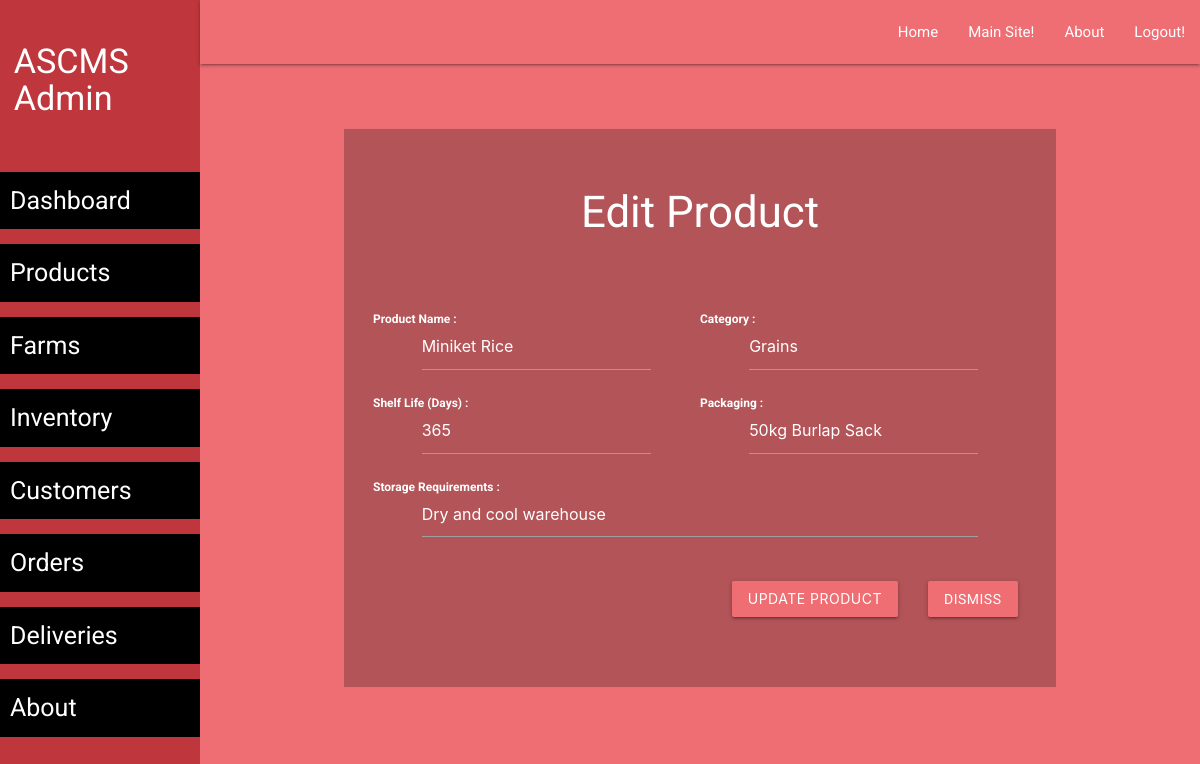
Page /admin/product-edit.php?id=1 (signed in) on the committed database.
### tables this page shows
CREATE TABLE `product` (
    `product_id` INT AUTO_INCREMENT PRIMARY KEY,
    `name` VARCHAR(100) NOT NULL,
    `category` VARCHAR(50),
    `storage_req` TEXT,
    `shelf_life_days` INT,
    `packaging` VARCHAR(50)
);

### admin/product-edit.php (the view, shortened to what this page needs)
<?php require('layout/header.php'); ?>
<?php require('layout/left-sidebar-long.php'); ?>
<?php require('layout/topnav.php'); ?>
<?php require('layout/left-sidebar-short.php'); ?>
<?php
require('../backends/connection-pdo.php');
$id = $_GET['id'];
$sql = 'SELECT * FROM product WHERE product_id = ?';
$query = $pdoconn->prepare($sql);
$query->execute([$id]);
$product = $query->fetch(PDO::FETCH_ASSOC);
?>
<div class="section white-text" style="background: #B35458;">
	<div class="section">
		<h3>Edit Product</h3>
	</div>
    <div class="section center" style="padding: 40px;">
        <form action="../backends/admin/product-edit.php" method="post">
            <div class="row">
                <div class="col s6">
                    <div class="input-field">
                        <input id="name" name="name" type="text" value="<?php echo $product['name']; ?>" class="validate" style="color: white; width: 70%" required>
                        <label class="active" for="name" style="color: white;"><b>Product Name :</b></label>
                    </div>
                </div>
                <div class="col s6">
                    <div class="input-field">
                        <input id="category" name="category" type="text" value="<?php echo $product['category']; ?>" class="validate" style="color: white; width: 70%" required>
                        <label class="active" for="category" style="color: white;"><b>Category :</b></label>
                    </div>
                </div>
            </div>
            <div class="row">
                <div class="col s6">
                    <div class="input-field">
                        <input id="shelf_life" name="shelf_life" type="number" value="<?php echo $product['shelf_life_days']; ?>" class="validate" style="color: white; width: 70%" required>
                        <label class="active" for="shelf_life" style="color: white;"><b>Shelf Life (Days) :</b></label>
                    </div>
                </div>
                <div class="col s6">
                    <div class="input-field">
                        <input id="packaging" name="packaging" type="text" value="<?php echo $product['packaging']; ?>" class="validate" style="color: white; width: 70%" required>
                        <label class="active" for="packaging" style="color: white;"><b>Packaging :</b></label>
                    </div>
                </div>
            </div>
            <div class="row">
                <div class="col s12">
                    <div class="input-field">
                        <textarea id="storage_req" name="storage_req" class="materialize-textarea" style="color: white; width: 85%"><?php echo $product['storage_req']; ?></textarea>
                        <label class="active" for="storage_req" style="color: white;"><b>Storage Requirements :</b></label>
                    </div>
                </div>
            </div>
            <div class="row">
                <div class="col s12">
                    <div class="section right" style="padding: 15px 10px;">
                        <a href="product-list.php" class="waves-effect waves-light btn">Dismiss</a>
                    </div>
                    <div class="section right" style="padding: 15px 20px;">
                        <button type="submit" class="waves-effect waves-light btn">Update Product</button>
                    </div>
                </div>
            </div>
        </form>
    </div>
</div>
<?php require('layout/footer.php'); ?>

### css/form-style.css (style rules this page uses)
body { background: #ee6e73; font-family: "Roboto", sans-serif; -webkit-font-smoothing: antialiased; -moz-osx-font-smoothing: grayscale; }
.btn, .btn:active, .btn:hover { background: #ee6e73 !important; width: 100%; }
.row { margin-bottom: 0 !important; }
.col { padding: 0 !important; }

### rows in the picture
product: name "Miniket Rice", category "Grains", shelf_life "365", packaging "50kg Burlap Sack", storage_req "Dry and cool warehouse"
